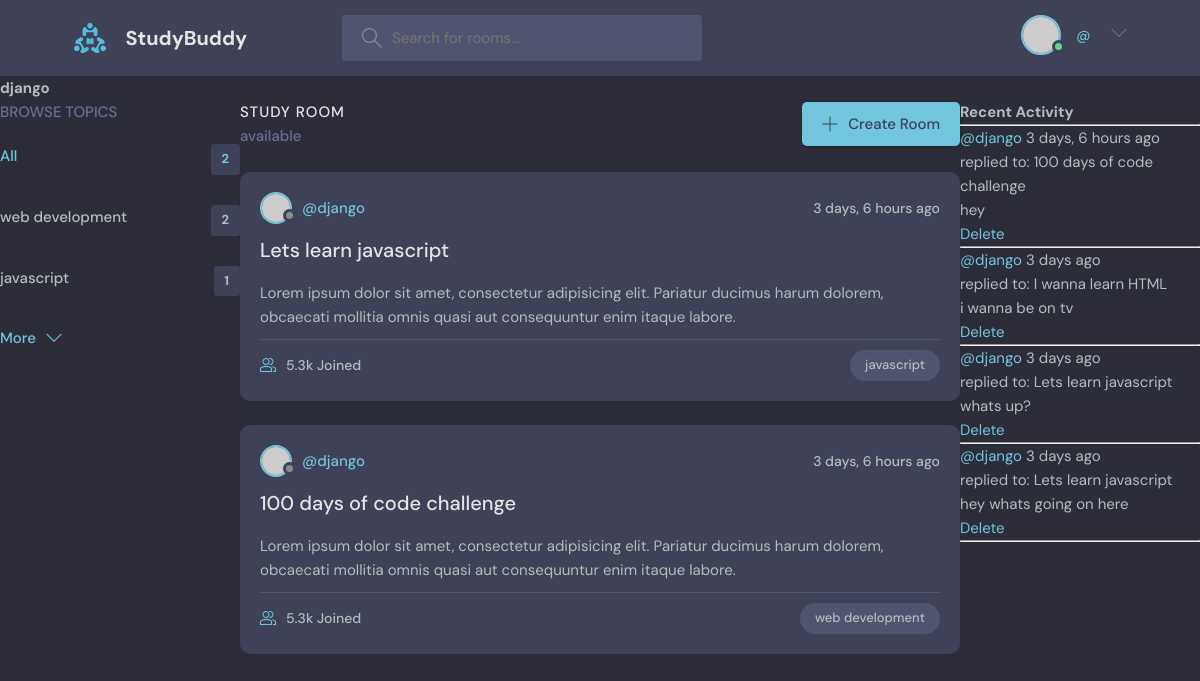
Before: /profile/1 with the older database file.
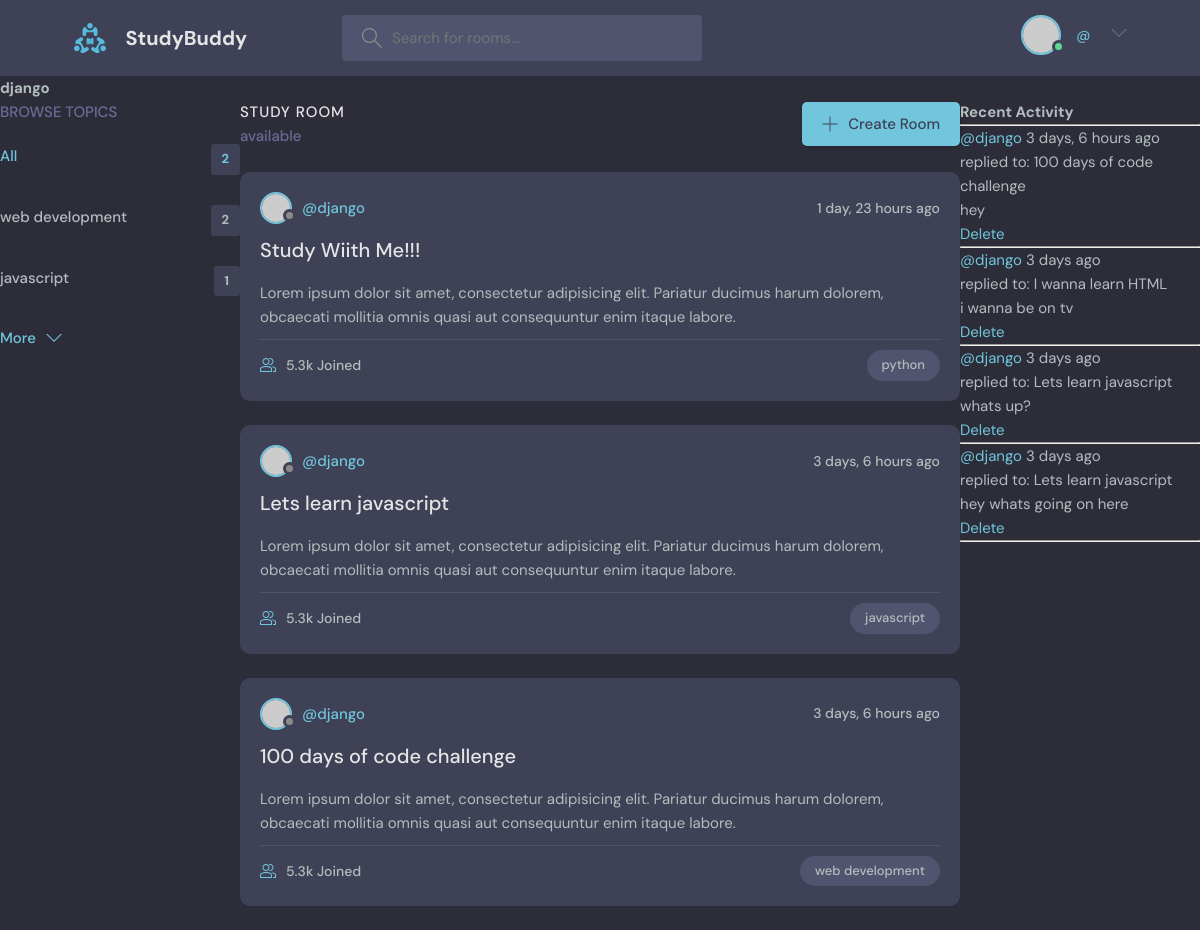
After: the same page with the newer database file.
### base/models.py (models this page shows, shortened)
class Topic(models.Model):
    name = models.CharField(max_length=200)

class Room(models.Model):
    host = models.ForeignKey(User, on_delete=models.SET_NULL, null=True)
    topic = models.ForeignKey(Topic, on_delete=models.SET_NULL, null=True)
    name = models.CharField(max_length=200)
    description = models.TextField(blank=True)
    participants = models.ManyToManyField(User, related_name='participants', blank=True)
    created = models.DateTimeField(auto_now_add=True)
    updated = models.DateTimeField(auto_now=True)
    class Meta:
        ordering = ['-updated', '-created']

class Message(models.Model):
    user = models.ForeignKey(User, on_delete=models.CASCADE)
    room = models.ForeignKey(Room, on_delete=models.CASCADE)
    body = models.TextField()
    created = models.DateTimeField(auto_now_add=True)
    updated = models.DateTimeField(auto_now=True)

### base/views.py (the view)
# urls.py: path('profile/<str:pk>', views.user_profile, name='user-profile'),
def user_profile(request, pk):
    user = User.objects.get(id=pk)
    rooms = user.room_set.all()
    room_messages = user.message_set.all()
    topics = Topic.objects.filter(room__participants=user).distinct()
    context = {
        'user': user,
        'rooms': rooms,
        'room_messages': room_messages,
        'topics': topics,
    }
    return render(request, 'base/profile.html', context)

### base/templates/base/profile.html (shortened to what this page needs)
{% extends "main.html" %}
{% block content %}
<h1>{{user.username}}</h1>
<div class='profile-container'>
    <div>
        {% include 'base/topics_component.html' %}
    </div>
    <div>
        {% include 'base/feed_component.html' %}
    </div>
    <div>
        {% include 'base/activity_component.html' %}
    </div>
</div>
{% endblock content %}

### base/templates/base/topics_component.html
        <div class="topics">
          <div class="topics__header">
            <h2>Browse Topics</h2>
          </div>
          <ul class="topics__list">
            <li>
              <a href="{% url 'home' %}" class="active">All <span>{{topics.count}}</span></a>
            </li>
            {% for topic in topics %}
            <li>
              <a href="{% url 'home' %}?q={{topic.name}}">{{topic.name}}<span>{{topic.room_set.all.count}}</span></a>
            </li>
            {% endfor %}
          </ul>
          <a class="btn btn--link" href="topics.html">
            More
            <svg version="1.1" xmlns="http://www.w3.org/2000/svg" width="32" height="32" viewBox="0 0 32 32">
              <title>chevron-down</title>
              <path d="M16 21l-13-13h-3l16 16 16-16h-3l-13 13z"></path>
            </svg>
          </a>
        </div>

### base/templates/base/feed_component.html (shortened to what this page needs)
        <div class="roomList">
          <div class="roomList__header">
            <div>
              <h2>Study Room</h2>
              <p> {{room_count}} available</p>
            </div>
            <a class="btn btn--main" href="{% url 'create-room' %}">
              <svg version="1.1" xmlns="http://www.w3.org/2000/svg" width="32" height="32" viewBox="0 0 32 32">
                <title>add</title>
                <path
                  d="M16.943 0.943h-1.885v14.115h-14.115v1.885h14.115v14.115h1.885v-14.115h14.115v-1.885h-14.115v-14.115z"
                ></path>
              </svg>
              Create Room
            </a>
          </div>
          {% for room in rooms %}
          <div class="roomListRoom">
            <div class="roomListRoom__header">
              <a href="{% url 'user-profile' room.host.id %}" class="roomListRoom__author">
                <div class="avatar avatar--small">
                  <img src="https://randomuser.me/api/portraits/women/11.jpg" />
                </div>
                <span>@{{room.host.username}}</span>
              </a>
              <div class="roomListRoom__actions">
                <span>{{room.created|timesince}} ago</span>
              </div>
            </div>
            <div class="roomListRoom__content">
              <a href="/room/{{room.id}}">{{room.name}}</a>
              <p>
                Lorem ipsum dolor sit amet, consectetur adipisicing elit. Pariatur ducimus harum dolorem, obcaecati
                mollitia omnis quasi aut consequuntur enim itaque labore.
              </p>
            </div>
            <div class="roomListRoom__meta">
              <a href="room.html" class="roomListRoom__joined">
                5.3k Joined
              </a>
              <p class="roomListRoom__topic">{{room.topic.name}}</p>
            </div>
          </div>
{% endfor %}
 </div>

### base/templates/base/activity_component.html
<h3>Recent Activity</h3>
<hr>
{% for message in room_messages %}
<div>
    <small><a href="{% url 'user-profile' message.user.id %}">@{{message.user.username}}</a> {{message.created|timesince}} ago</small> <br>
    <small>replied to: {{message.room.name}}</small>
    <p>{{message.body}}</p>
    {% if message.user == user %}
    <a href="{% url 'delete-message' message.id %}">Delete</a>
    {% endif %}
    <hr>
</div>
{% endfor %}

Changed rows visible on the page:
added Room: host.username "django", created "1 day, 23 hours", name "Study Wiith Me!!!", topic.name "python"
